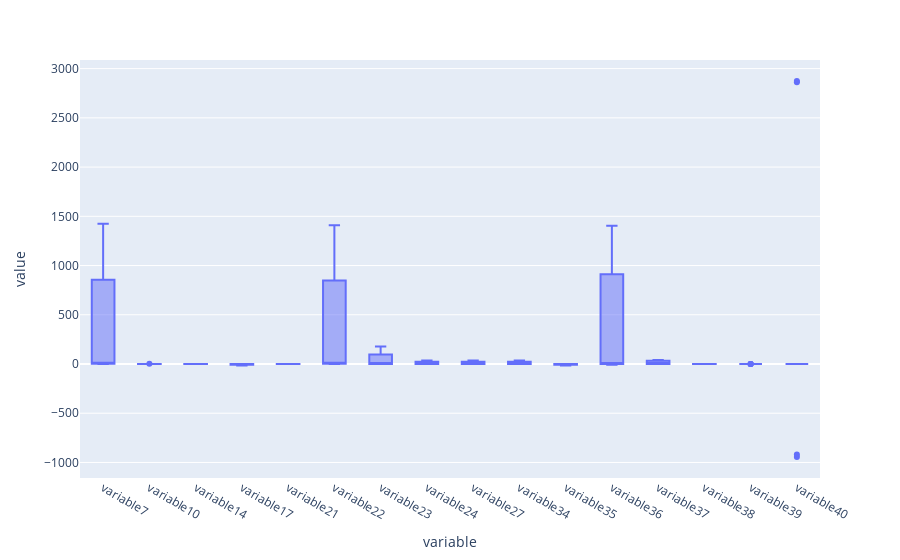

The cell this chart's notebook holds for it:
### Markdown cell above
##### 4. outlier 존재 여부 체크 (univariate)

### Code cell
# numerical columns only
# IQR, LOF, isolation forest, autoencoder 등 다양한 방법이 있지만 본 예제에서는 IQR 로 체크

import plotly.express as px

fig = px.box(df[num_col])
fig.show()

### Figure 1 — Plotly figure (JSON) as saved in the notebook; plotly's stock layout.template omitted (floating-point values rounded to 4 significant figures; data arrays with more than 128 entries replaced by an {"elided": "..."} marker saying what was removed)
{"data": [{"alignmentgroup": "True", "hovertemplate": "variable=%{x}<br>value=%{y}<extra></extra>", "legendgroup": "", "marker": {"color": "#636efa"}, "name": "", "notched": false, "offsetgroup": "", "orientation": "v", "showlegend": false, "type": "box", "x": {"elided": "160 str values"}, "x0": " ", "xaxis": "x", "y": {"elided": "160 float values"}, "y0": " ", "yaxis": "y"}], "layout": {"boxmode": "group", "legend": {"tracegroupgap": 0}, "margin": {"t": 60}, "xaxis": {"anchor": "y", "domain": [0, 1], "title": {"text": "variable"}}, "yaxis": {"anchor": "x", "domain": [0, 1], "title": {"text": "value"}}}}
